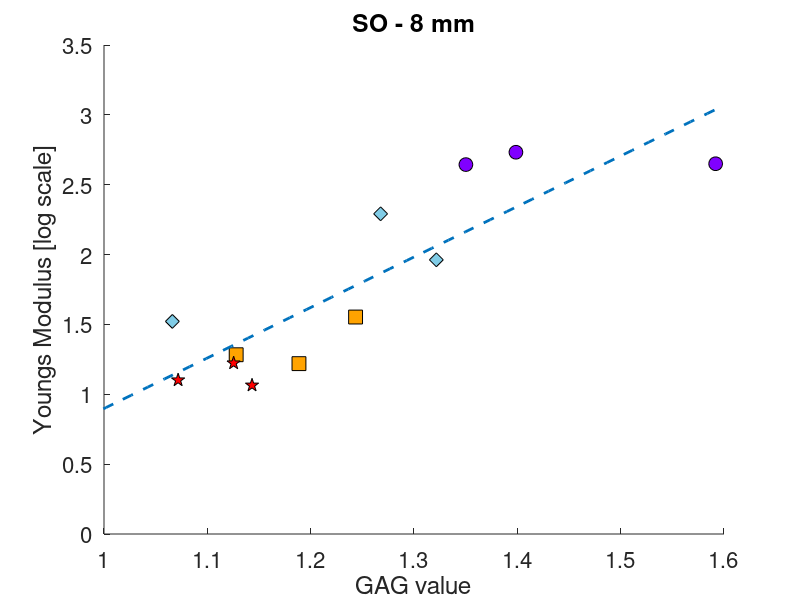

Recreate this plot in MATLAB.
clearvars

load('data_matrix_raman_cartilage.mat');

%% Individual spectra and sample

% time 00

sample_102_mech = (657.7951082 + 422.4702217)/2;
sample_102_so1 = mean(max(so1_spectra(so1_tag == 1, 260:294), [], 2));
sample_102_so2 = mean(max(so2_spectra(so2_tag == 1, 260:294), [], 2));
sample_102_so3 = mean(max(so3_spectra(so3_tag == 1, 260:294), [], 2));
sample_102_so4 = mean(max(so4_spectra(so4_tag == 1, 260:294), [], 2));

sample_301_mech = (368.86 + 512.4)/2;
sample_301_so1 = mean(max(so1_spectra(so1_tag == 2, 260:294), [], 2));
sample_301_so2 = mean(max(so2_spectra(so2_tag == 2, 260:294), [], 2));
sample_301_so3 = mean(max(so3_spectra(so3_tag == 2, 260:294), [], 2));
sample_301_so4 = mean(max(so4_spectra(so4_tag == 2, 260:294), [], 2));

sample_601_mech = (481.4255655 + 412.2668481)/2;
sample_601_so1 = mean(max(so1_spectra(so1_tag == 3, 260:294), [], 2));
sample_601_so2 = mean(max(so2_spectra(so2_tag == 3, 260:294), [], 2));
sample_601_so3 = mean(max(so3_spectra(so3_tag == 3, 260:294), [], 2));
sample_601_so4 = mean(max(so4_spectra(so4_tag == 3, 260:294), [], 2));

% time 03

sample_201_mech = (47.42 + 19.057)/2;
sample_201_so1 = mean(max(so1_spectra(so1_tag == 31, 260:294), [], 2));
sample_201_so2 = mean(max(so2_spectra(so2_tag == 31, 260:294), [], 2));
sample_201_so3 = mean(max(so3_spectra(so3_tag == 31, 260:294), [], 2));
sample_201_so4 = mean(max(so4_spectra(so4_tag == 31, 260:294), [], 2));

sample_602_mech = 195.74;
sample_602_so1 = mean(max(so1_spectra(so1_tag == 33, 260:294), [], 2));
sample_602_so2 = mean(max(so2_spectra(so2_tag == 33, 260:294), [], 2));
sample_602_so3 = mean(max(so3_spectra(so3_tag == 33, 260:294), [], 2));
sample_602_so4 = mean(max(so4_spectra(so4_tag == 33, 260:294), [], 2));

sample_701_mech = (61.38749937 + 122.0448621)/2;
sample_701_so1 = mean(max(so1_spectra(so1_tag == 34, 260:294), [], 2));
sample_701_so2 = mean(max(so2_spectra(so2_tag == 34, 260:294), [], 2));
sample_701_so3 = mean(max(so3_spectra(so3_tag == 34, 260:294), [], 2));
sample_701_so4 = mean(max(so4_spectra(so4_tag == 34, 260:294), [], 2));

% time 06

sample_302_mech = (24.72456171 + 13.65399779)/2;
sample_302_so1 = mean(max(so1_spectra(so1_tag == 61, 260:294), [], 2));
sample_302_so2 = mean(max(so2_spectra(so2_tag == 61, 260:294), [], 2));
sample_302_so3 = mean(max(so3_spectra(so3_tag == 61, 260:294), [], 2));
sample_302_so4 = mean(max(so4_spectra(so4_tag == 61, 260:294), [], 2));

sample_401_mech = (16.79175336 + 16.35645779)/2;
sample_401_so1 = mean(max(so1_spectra(so1_tag == 62, 260:294), [], 2));
sample_401_so2 = mean(max(so2_spectra(so2_tag == 62, 260:294), [], 2));
sample_401_so3 = mean(max(so3_spectra(so3_tag == 62, 260:294), [], 2));
sample_401_so4 = mean(max(so4_spectra(so4_tag == 62, 260:294), [], 2));

sample_702_mech = (42.19193007 + 29.25662341)/2;
sample_702_so1 = mean(max(so1_spectra(so1_tag == 63, 260:294), [], 2));
sample_702_so2 = mean(max(so2_spectra(so2_tag == 63, 260:294), [], 2));
sample_702_so3 = mean(max(so3_spectra(so3_tag == 63, 260:294), [], 2));
sample_702_so4 = mean(max(so4_spectra(so4_tag == 63, 260:294), [], 2));

% time 09

sample_101_mech = (14.51211953 + 10.76077209)/2;
sample_101_so1 = mean(max(so1_spectra(so1_tag == 91, 260:294), [], 2));
sample_101_so2 = mean(max(so2_spectra(so2_tag == 91, 260:294), [], 2));
sample_101_so3 = mean(max(so3_spectra(so3_tag == 91, 260:294), [], 2));
sample_101_so4 = mean(max(so4_spectra(so4_tag == 91, 260:294), [], 2));

sample_402_mech = (15.71209727 + 17.71411142)/2;
sample_402_so1 = mean(max(so1_spectra(so1_tag == 92, 260:294), [], 2));
sample_402_so2 = mean(max(so2_spectra(so2_tag == 92, 260:294), [], 2));
sample_402_so3 = mean(max(so3_spectra(so3_tag == 92, 260:294), [], 2));
sample_402_so4 = mean(max(so4_spectra(so4_tag == 92, 260:294), [], 2));

sample_502_mech = 11.6033475604604;
sample_502_so1 = mean(max(so1_spectra(so1_tag == 93, 260:294), [], 2));
sample_502_so2 = mean(max(so2_spectra(so2_tag == 93, 260:294), [], 2));
sample_502_so3 = mean(max(so3_spectra(so3_tag == 93, 260:294), [], 2));
sample_502_so4 = mean(max(so4_spectra(so4_tag == 93, 260:294), [], 2));

%%

all_mean_mech_val = [sample_102_mech; sample_301_mech; sample_601_mech; ...
sample_201_mech; sample_602_mech; sample_701_mech; ...
sample_302_mech; sample_401_mech; sample_702_mech; ...
sample_101_mech; sample_402_mech; sample_502_mech];

all_mean_so1_val = [sample_102_so1; sample_301_so1; sample_601_so1; ...
sample_201_so1; sample_602_so1; sample_701_so1; ...
sample_302_so1; sample_401_so1; sample_702_so1; ...
sample_101_so1; sample_402_so1; sample_502_so1];

all_mean_so2_val = [sample_102_so2; sample_301_so2; sample_601_so2; ...
sample_201_so2; sample_602_so2; sample_701_so2; ...
sample_302_so2; sample_401_so2; sample_702_so2; ...
sample_101_so2; sample_402_so2; sample_502_so2];

all_mean_so3_val = [sample_102_so3; sample_301_so3; sample_601_so3; ...
sample_201_so3; sample_602_so3; sample_701_so3; ...
sample_302_so3; sample_401_so3; sample_702_so3; ...
sample_101_so3; sample_402_so3; sample_502_so3];

all_mean_so4_val = [sample_102_so4; sample_301_so4; sample_601_so4; ...
sample_201_so4; sample_602_so4; sample_701_so4; ...
sample_302_so4; sample_401_so4; sample_702_so4; ...
sample_101_so4; sample_402_so4; sample_502_so4];

%%

figure;
plot_val = all_mean_so3_val;
log_mech_val = log10(all_mean_mech_val);
sz = 100;

scatter(plot_val(1:3), log10(all_mean_mech_val(1:3)),sz,'filled', 'MarkerEdgeColor',[0 0 0],...
              'MarkerFaceColor',[0.5 0 1])
hold on
scatter(plot_val(4:6), log10(all_mean_mech_val(4:6)),sz,'d', 'filled', 'MarkerEdgeColor',[0 0 0],...
              'MarkerFaceColor',[0.5 0.8 0.9])
scatter(plot_val(7:9), log10(all_mean_mech_val(7:9)),sz, 'square', 'filled', 'MarkerEdgeColor',[0 0 0],...
              'MarkerFaceColor',[1 0.64 0])
scatter(plot_val(10:12), log10(all_mean_mech_val(10:12)),sz, 'pentagram', 'filled', 'MarkerEdgeColor',[0 0 0],...
              'MarkerFaceColor',[1 0 0])

% for so3
% r -sq = 0.74
x = linspace(0.8, 1.6, 100);
m = 3.616;
c = -2.718;
y = m.*x + c;
plot(x,y, '--', 'Linewidth', 2);

set(gca, 'Fontsize', 16)
xlabel('GAG value')
ylabel('Youngs Modulus [log scale]')
xlim([1 1.6])
title('SO - 8 mm')

r_sq = corrcoef(plot_val, log_mech_val).^2